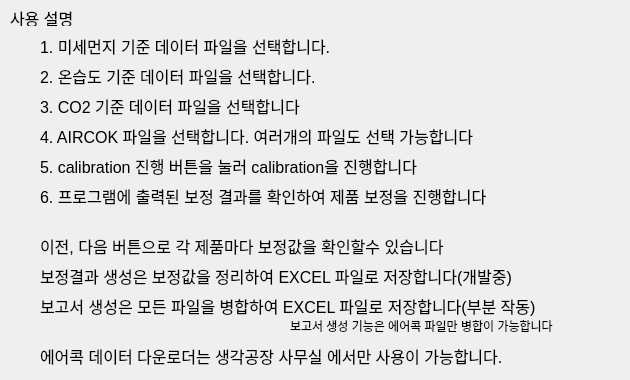
<?xml version="1.0" encoding="UTF-8"?>
<ui version="4.0">
 <class>Dialog</class>
 <widget class="QDialog" name="Dialog">
  <property name="enabled">
   <bool>true</bool>
  </property>
  <property name="geometry">
   <rect>
    <x>0</x>
    <y>0</y>
    <width>630</width>
    <height>380</height>
   </rect>
  </property>
  <property name="minimumSize">
   <size>
    <width>630</width>
    <height>380</height>
   </size>
  </property>
  <property name="maximumSize">
   <size>
    <width>630</width>
    <height>380</height>
   </size>
  </property>
  <property name="windowTitle">
   <string>Dialog</string>
  </property>
  <widget class="QLabel" name="label">
   <property name="geometry">
    <rect>
     <x>10</x>
     <y>10</y>
     <width>71</width>
     <height>16</height>
    </rect>
   </property>
   <property name="font">
    <font>
     <pointsize>12</pointsize>
    </font>
   </property>
   <property name="text">
    <string>사용 설명</string>
   </property>
  </widget>
  <widget class="QLabel" name="label_2">
   <property name="geometry">
    <rect>
     <x>40</x>
     <y>120</y>
     <width>511</width>
     <height>31</height>
    </rect>
   </property>
   <property name="font">
    <font>
     <pointsize>12</pointsize>
    </font>
   </property>
   <property name="text">
    <string>4. AIRCOK 파일을 선택합니다. 여러개의 파일도 선택 가능합니다</string>
   </property>
  </widget>
  <widget class="QLabel" name="label_3">
   <property name="geometry">
    <rect>
     <x>40</x>
     <y>30</y>
     <width>511</width>
     <height>31</height>
    </rect>
   </property>
   <property name="font">
    <font>
     <pointsize>12</pointsize>
    </font>
   </property>
   <property name="text">
    <string>1. 미세먼지 기준 데이터 파일을 선택합니다.</string>
   </property>
  </widget>
  <widget class="QLabel" name="label_4">
   <property name="geometry">
    <rect>
     <x>40</x>
     <y>60</y>
     <width>511</width>
     <height>31</height>
    </rect>
   </property>
   <property name="font">
    <font>
     <pointsize>12</pointsize>
    </font>
   </property>
   <property name="text">
    <string>2. 온습도 기준 데이터 파일을 선택합니다.</string>
   </property>
  </widget>
  <widget class="QLabel" name="label_5">
   <property name="geometry">
    <rect>
     <x>40</x>
     <y>90</y>
     <width>511</width>
     <height>31</height>
    </rect>
   </property>
   <property name="font">
    <font>
     <pointsize>12</pointsize>
    </font>
   </property>
   <property name="text">
    <string>3. CO2 기준 데이터 파일을 선택합니다</string>
   </property>
  </widget>
  <widget class="QLabel" name="label_6">
   <property name="geometry">
    <rect>
     <x>40</x>
     <y>150</y>
     <width>511</width>
     <height>31</height>
    </rect>
   </property>
   <property name="font">
    <font>
     <pointsize>12</pointsize>
    </font>
   </property>
   <property name="text">
    <string>5. calibration 진행 버튼을 눌러 calibration을 진행합니다</string>
   </property>
  </widget>
  <widget class="QLabel" name="label_7">
   <property name="geometry">
    <rect>
     <x>40</x>
     <y>180</y>
     <width>511</width>
     <height>31</height>
    </rect>
   </property>
   <property name="font">
    <font>
     <pointsize>12</pointsize>
    </font>
   </property>
   <property name="text">
    <string>6. 프로그램에 출력된 보정 결과를 확인하여 제품 보정을 진행합니다</string>
   </property>
  </widget>
  <widget class="QLabel" name="label_8">
   <property name="geometry">
    <rect>
     <x>40</x>
     <y>260</y>
     <width>511</width>
     <height>31</height>
    </rect>
   </property>
   <property name="font">
    <font>
     <pointsize>12</pointsize>
    </font>
   </property>
   <property name="text">
    <string>보정결과 생성은 보정값을 정리하여 EXCEL 파일로 저장합니다(개발중)</string>
   </property>
  </widget>
  <widget class="QLabel" name="label_9">
   <property name="geometry">
    <rect>
     <x>40</x>
     <y>290</y>
     <width>541</width>
     <height>31</height>
    </rect>
   </property>
   <property name="font">
    <font>
     <pointsize>12</pointsize>
    </font>
   </property>
   <property name="text">
    <string>보고서 생성은 모든 파일을 병합하여 EXCEL 파일로 저장합니다(부분 작동)</string>
   </property>
  </widget>
  <widget class="QLabel" name="label_10">
   <property name="geometry">
    <rect>
     <x>40</x>
     <y>230</y>
     <width>511</width>
     <height>31</height>
    </rect>
   </property>
   <property name="font">
    <font>
     <pointsize>12</pointsize>
    </font>
   </property>
   <property name="text">
    <string>이전, 다음 버튼으로 각 제품마다 보정값을 확인할수 있습니다</string>
   </property>
  </widget>
  <widget class="QLabel" name="label_11">
   <property name="geometry">
    <rect>
     <x>290</x>
     <y>310</y>
     <width>291</width>
     <height>31</height>
    </rect>
   </property>
   <property name="font">
    <font>
     <pointsize>9</pointsize>
    </font>
   </property>
   <property name="text">
    <string>보고서 생성 기능은 에어콕 파일만 병합이 가능합니다</string>
   </property>
  </widget>
  <widget class="QLabel" name="label_12">
   <property name="geometry">
    <rect>
     <x>40</x>
     <y>340</y>
     <width>541</width>
     <height>31</height>
    </rect>
   </property>
   <property name="font">
    <font>
     <pointsize>12</pointsize>
    </font>
   </property>
   <property name="text">
    <string>에어콕 데이터 다운로더는 생각공장 사무실 에서만 사용이 가능합니다.</string>
   </property>
  </widget>
 </widget>
 <resources/>
 <connections/>
</ui>
